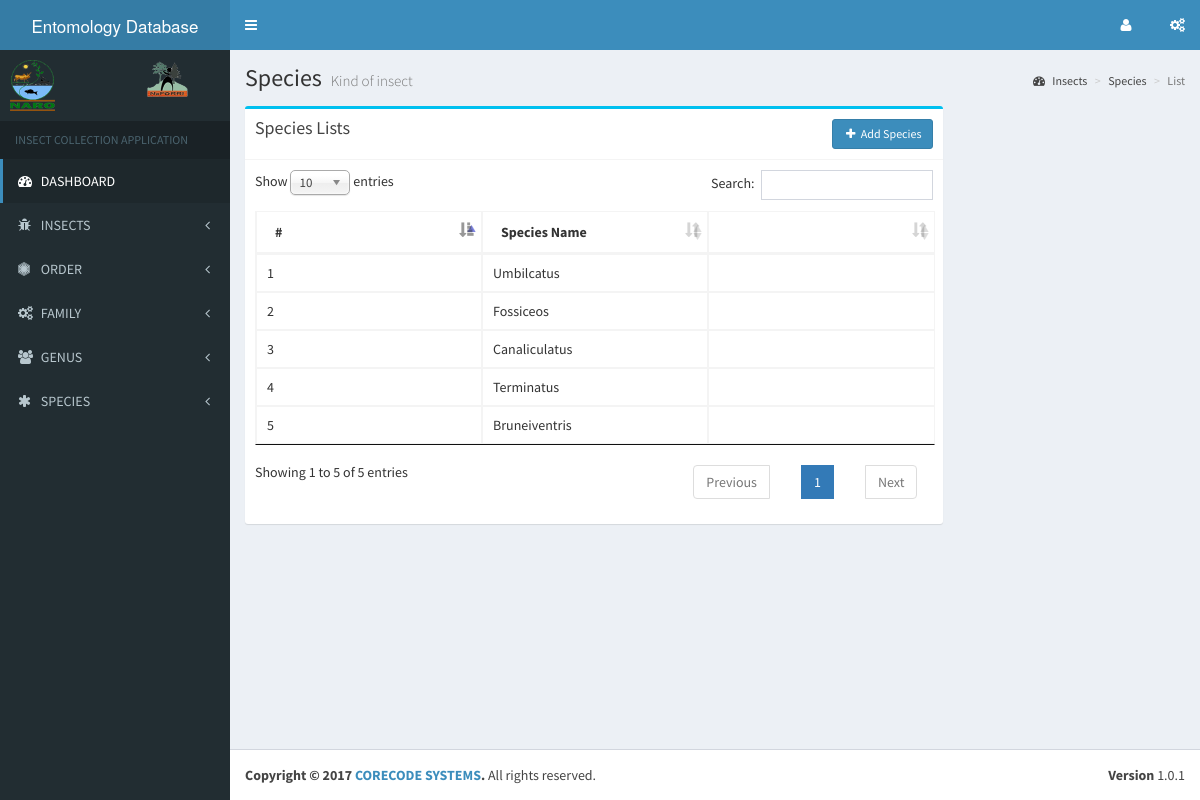
Before: /admin/species_list.php with the older database file.
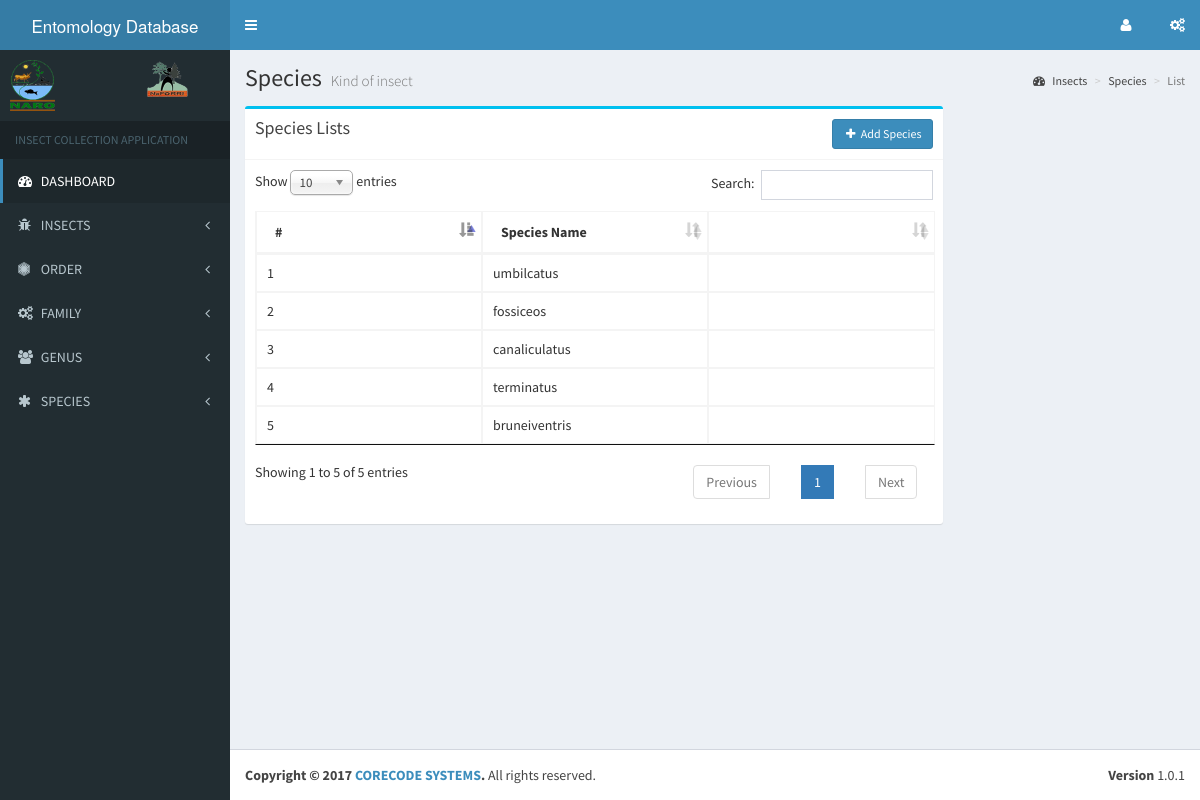
After: the same page with the newer database file.
### tables this page shows
CREATE TABLE `Species` (
  `species_Id` int(11) NOT NULL,
  `species_name` varchar(50) NOT NULL
);

### libs/database.php (called while the page is built, shortened)
<?php
    class database {
        public $host    = DB_HOST;
        public $user    = DB_USER;
        public $pass    = DB_PASS;
        public $db_name = DB_NAME;
        public $conn;
        public function connect() {
            $this->conn = new mysqli($this->host, $this->user, $this->pass, $this->db_name);
        }
        public function select($query) {
            $result = $this->conn->query($query);
            if($result->num_rows > 0) {
                return $result;
            }else {
                return false;
            }
        }
    }
?>

### admin/species_list.php (the view, shortened to what this page needs)
<?php
    require_once '../libs/database.php';
    $db = new database();
    $sql_select_species = "SELECT * FROM Species";
    $species_list = $db->select($sql_select_species);
?>
<?php include 'includes/header.php'; ?>
<?php include 'includes/sidebar_nav.php'; ?>
  <div class="content-wrapper">
    <section class="content-header">
      <h1>
        Species
        <small>Kind of insect</small>
      </h1>
      <ol class="breadcrumb">
        <li><a href="#"><i class="fa fa-dashboard"></i> Insects</a></li>
        <li><a href="#">Species</a></li>
        <li class="active">List</li>
      </ol>
    </section>
    <section class="content">
        <div class="row">
            <div class="col-md-9">
                <div class="box box-info">
                    <div class="box-header with-border">
                        <h3 class="box-title">Species Lists</h3>
                        <a href="add_species.php" class="btn btn-primary btn-sm pull-right"><i class="fa fa-plus fa-fw"></i> Add Species</a>
                    </div>
                    <div class='box-body'>
                        <table class="table table-responsive table-bordered" id="content_list">
                            <thead>
                                <tr>
                                    <th>#</th>
                                    <th>Species Name</th>
                                    <th></th>
                                </tr>
                            </thead>
                            <tbody>
                                <?php $counter = 1; ?>
                                <?php while($row = $species_list->fetch_array()): ?>
                                    <tr>
                                        <td><?php echo $counter; ?></td>
                                        <td><?php echo $row['species_name']; ?></td>
                                        <td>
                                        </td>
                                    </tr>
                                    <?php $counter++; ?>
                                <?php endwhile; ?>
                            </tbody>
                        </table>
                    </div>
                </div>
            </div>
        </div>
    </section>
  </div>
<?php include 'includes/footer.php'; ?>

Changed rows visible on the page:
changed species: species_name "Umbilcatus" → "umbilcatus"
changed species: species_name "Fossiceos" → "fossiceos"
changed species: species_name "Canaliculatus" → "canaliculatus"
changed species: species_name "Terminatus" → "terminatus"
changed species: species_name "Bruneiventris" → "bruneiventris"
